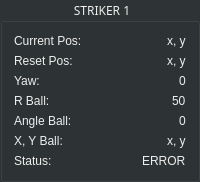
      <widget class="QGroupBox" name="groupBox_striker1info">
       <property name="palette">
        <palette>
         <active>
          <colorrole role="WindowText">
           <brush brushstyle="SolidPattern">
            <color alpha="255">
             <red>238</red>
             <green>238</green>
             <blue>236</blue>
            </color>
           </brush>
          </colorrole>
          <colorrole role="Button">
           <brush brushstyle="SolidPattern">
            <color alpha="255">
             <red>46</red>
             <green>52</green>
             <blue>54</blue>
            </color>
           </brush>
          </colorrole>
          <colorrole role="Text">
           <brush brushstyle="SolidPattern">
            <color alpha="255">
             <red>238</red>
             <green>238</green>
             <blue>236</blue>
            </color>
           </brush>
          </colorrole>
          <colorrole role="ButtonText">
           <brush brushstyle="SolidPattern">
            <color alpha="255">
             <red>238</red>
             <green>238</green>
             <blue>236</blue>
            </color>
           </brush>
          </colorrole>
          <colorrole role="Base">
           <brush brushstyle="SolidPattern">
            <color alpha="255">
             <red>46</red>
             <green>52</green>
             <blue>54</blue>
            </color>
           </brush>
          </colorrole>
          <colorrole role="Window">
           <brush brushstyle="SolidPattern">
            <color alpha="255">
             <red>46</red>
             <green>52</green>
             <blue>54</blue>
            </color>
           </brush>
          </colorrole>
         </active>
         <inactive>
          <colorrole role="WindowText">
           <brush brushstyle="SolidPattern">
            <color alpha="255">
             <red>238</red>
             <green>238</green>
             <blue>236</blue>
            </color>
           </brush>
          </colorrole>
          <colorrole role="Button">
           <brush brushstyle="SolidPattern">
            <color alpha="255">
             <red>46</red>
             <green>52</green>
             <blue>54</blue>
            </color>
           </brush>
          </colorrole>
          <colorrole role="Text">
           <brush brushstyle="SolidPattern">
            <color alpha="255">
             <red>238</red>
             <green>238</green>
             <blue>236</blue>
            </color>
           </brush>
          </colorrole>
          <colorrole role="ButtonText">
           <brush brushstyle="SolidPattern">
            <color alpha="255">
             <red>238</red>
             <green>238</green>
             <blue>236</blue>
            </color>
           </brush>
          </colorrole>
          <colorrole role="Base">
           <brush brushstyle="SolidPattern">
            <color alpha="255">
             <red>46</red>
             <green>52</green>
             <blue>54</blue>
            </color>
           </brush>
          </colorrole>
          <colorrole role="Window">
           <brush brushstyle="SolidPattern">
            <color alpha="255">
             <red>46</red>
             <green>52</green>
             <blue>54</blue>
            </color>
           </brush>
          </colorrole>
         </inactive>
         <disabled>
          <colorrole role="WindowText">
           <brush brushstyle="SolidPattern">
            <color alpha="255">
             <red>238</red>
             <green>238</green>
             <blue>236</blue>
            </color>
           </brush>
          </colorrole>
          <colorrole role="Button">
           <brush brushstyle="SolidPattern">
            <color alpha="255">
             <red>46</red>
             <green>52</green>
             <blue>54</blue>
            </color>
           </brush>
          </colorrole>
          <colorrole role="Text">
           <brush brushstyle="SolidPattern">
            <color alpha="255">
             <red>238</red>
             <green>238</green>
             <blue>236</blue>
            </color>
           </brush>
          </colorrole>
          <colorrole role="ButtonText">
           <brush brushstyle="SolidPattern">
            <color alpha="255">
             <red>238</red>
             <green>238</green>
             <blue>236</blue>
            </color>
           </brush>
          </colorrole>
          <colorrole role="Base">
           <brush brushstyle="SolidPattern">
            <color alpha="255">
             <red>46</red>
             <green>52</green>
             <blue>54</blue>
            </color>
           </brush>
          </colorrole>
          <colorrole role="Window">
           <brush brushstyle="SolidPattern">
            <color alpha="255">
             <red>46</red>
             <green>52</green>
             <blue>54</blue>
            </color>
           </brush>
          </colorrole>
         </disabled>
        </palette>
       </property>
       <property name="font">
        <font>
         <family>Waree</family>
        </font>
       </property>
       <property name="styleSheet">
        <string notr="true">color: rgb(238, 238, 236);font:white</string>
       </property>
       <property name="title">
        <string>STRIKER 1</string>
       </property>
       <property name="alignment">
        <set>Qt::AlignCenter</set>
       </property>
       <layout class="QGridLayout" name="gridLayout_3">
        <item row="5" column="1" alignment="Qt::AlignRight">
         <widget class="QLabel" name="label_30">
          <property name="text">
           <string>x, y</string>
          </property>
         </widget>
        </item>
        <item row="5" column="0">
         <widget class="QLabel" name="label_31">
          <property name="text">
           <string>X, Y Ball:</string>
          </property>
         </widget>
        </item>
        <item row="6" column="0">
         <widget class="QLabel" name="label_32">
          <property name="text">
           <string>Status:</string>
          </property>
         </widget>
        </item>
        <item row="0" column="1" alignment="Qt::AlignRight|Qt::AlignVCenter">
         <widget class="QLabel" name="label_33">
          <property name="styleSheet">
           <string notr="true">color: rgb(238, 238, 236);</string>
          </property>
          <property name="text">
           <string>x, y</string>
          </property>
         </widget>
        </item>
        <item row="4" column="1" alignment="Qt::AlignRight">
         <widget class="QLabel" name="label_34">
          <property name="text">
           <string>0</string>
          </property>
         </widget>
        </item>
        <item row="4" column="0">
         <widget class="QLabel" name="label_35">
          <property name="text">
           <string>Angle Ball:</string>
          </property>
         </widget>
        </item>
        <item row="2" column="0">
         <widget class="QLabel" name="label_36">
          <property name="text">
           <string>Yaw:</string>
          </property>
         </widget>
        </item>
        <item row="6" column="1" alignment="Qt::AlignRight">
         <widget class="QLabel" name="label_37">
          <property name="text">
           <string>ERROR</string>
          </property>
         </widget>
        </item>
        <item row="3" column="1" alignment="Qt::AlignRight">
         <widget class="QLabel" name="label_38">
          <property name="text">
           <string>50</string>
          </property>
         </widget>
        </item>
        <item row="0" column="0">
         <widget class="QLabel" name="label_39">
          <property name="font">
           <font>
            <weight>50</weight>
            <italic>false</italic>
            <bold>false</bold>
           </font>
          </property>
          <property name="styleSheet">
           <string notr="true">color: rgb(238, 238, 236);</string>
          </property>
          <property name="text">
           <string>Current Pos:</string>
          </property>
         </widget>
        </item>
        <item row="1" column="1" alignment="Qt::AlignRight">
         <widget class="QLabel" name="label_40">
          <property name="text">
           <string>x, y</string>
          </property>
         </widget>
        </item>
        <item row="1" column="0">
         <widget class="QLabel" name="label_41">
          <property name="styleSheet">
           <string notr="true">color: rgb(238, 238, 236);</string>
          </property>
          <property name="text">
           <string>Reset Pos:</string>
          </property>
         </widget>
        </item>
        <item row="2" column="1" alignment="Qt::AlignRight">
         <widget class="QLabel" name="label_42">
          <property name="text">
           <string>0</string>
          </property>
         </widget>
        </item>
        <item row="3" column="0">
         <widget class="QLabel" name="label_43">
          <property name="text">
           <string>R Ball:</string>
          </property>
         </widget>
        </item>
       </layout>
      </widget>
